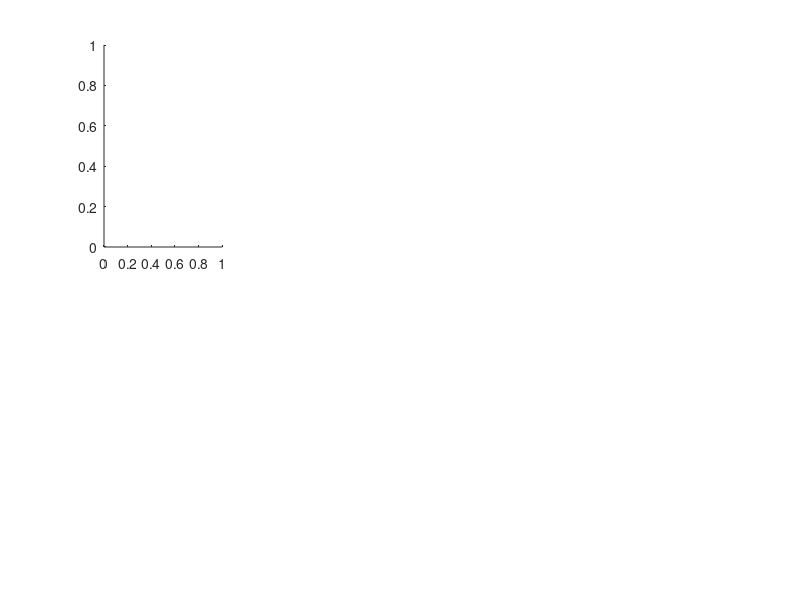

Recreate this plot in MATLAB. (Note: this script raises an error after producing the figure.)
% Analyze results of given file
%clc; clear all; close all;
addpath([genpath("/Users/jocelynornelasmunoz/Desktop/Research/structural_variants/"), ...
         genpath("/Users/jocelynornelas/iCloud Drive (Archive)/Desktop/UC Merced/Research/structural_variants/"),...
         genpath("/home/jornelasmunoz/structural_variants/")])

% files = dir("results/10000n_5k/2Lp_4Lc/");
% idx = 7;
% result_file = files(idx+3).name;
% %result_file = "results/10000n_5k/2Lp_4Lc/0.01tau_500gamma_RESULTS.mat";
% result_file = "results/10000n_5k/2Lp_4Lc/0.1tau_500gamma_RESULTS.mat";
% result_file = "results/10000n_5k/2Lp_4Lc/1tau_500gamma_RESULTS.mat";
% result_file = "results/10000n_5k/2Lp_4Lc/10.1tau_500gamma_RESULTS.mat";
% result_file = "results/10000n_5k/2Lp_4Lc/100tau_500gamma_RESULTS.mat";
% result_file = "results/10000n_5k/2Lp_4Lc/1000tau_500gamma_RESULTS.mat";

% load(result_file)
% disp(result_file)

%save results
% sub_folder = char(fileparts(result_file));
% fig_folder = strcat('figs/',sub_folder(6:end));
% if ~exist(fig_folder, 'dir')
%     disp('Making folder');disp(fig_folder)
%     mkdir(fig_folder)
%end
%save_path = sprintf(strcat(fig_folder,'/%stau_%sgamma_RESULTS.mat'), num2str(tau), num2str(gamma));
%save(save_path)
%%
%-------------------------------------------------------------------------
% ---------------------  Sparsity - i.e. nonzeros ------------------------
%-------------------------------------------------------------------------
% [y_St,x_St] = sparsity_search(fhatSPIRAL);
% [y_Nt,x_Nt] = sparsity_search(fhatNEBULA);
% [y_Sp,x_Sp] = sparsity_search(fhatSPIRAL_p);
% [y_Np,x_Np] = sparsity_search(fhatNEBULA_p);
% [y_Sc,x_Sc] = sparsity_search(fhatSPIRAL_c);
% [y_Nc,x_Nc] = sparsity_search(fhatNEBULA_c);
% 
% [y_T,x_T] = sparsity_search(f_true);
% [y_P,x_P] = sparsity_search(f_p);
% [y_C,x_C] = sparsity_search(f_c);
% 
% figure('Position', [500 500 1500 400])
% 
% subplot(1,3,1);
% loglog(x_T,y_T,'--'); hold on; 
% loglog(x_Nt,y_Nt,'-', 'LineWidth',1); 
% loglog(x_St,y_St,'-', 'LineWidth',1); hold off
% %xlabel('Threshold','FontSize',16); 
% ylabel('Nonzero count','FontSize',16);
% title({'Total Signal Sparsity'},'FontSize',16);
% legend('Truth','NEBULA', 'SPIRAL', 'FontSize',14, 'Location','southwest');
% ylim([0, 10^4]);
% 
% subplot(1,3,2);
% loglog(x_P,y_P,'--'); hold on; 
% loglog(x_Sp,y_Sp,'-', 'LineWidth',1);
% loglog(x_Np,y_Np,'-', 'LineWidth',1); hold off;
% xlabel('Threshold','FontSize',16); %ylabel('Nonzero count','FontSize',16);
% title({'Parent Signal Sparsity'},'FontSize',16);
% legend('Truth','NEBULA', 'SPIRAL', 'FontSize',14, 'Location','southwest');
% ylim([0, 10^4])
% 
% subplot(1,3,3);
% loglog(x_C,y_C,'--'); hold on; 
% loglog(x_Sc,y_Sc,'-', 'LineWidth',1);
% loglog(x_Nc,y_Nc,'-', 'LineWidth',1); hold off;
% %xlabel('Threshold','FontSize',16); ylabel('Nonzero count','FontSize',16);
% title({'Child Signal Sparsity'},'FontSize',16);
% legend('Truth','NEBULA', 'SPIRAL', 'FontSize',14, 'Location','southwest');
% ylim([0, 10^4])

%-------------------------------------------------------------------------
%            ROC curves
%-------------------------------------------------------------------------
% overall plot
figure('Position', [500 500 1500 400])
subplot(2,4,1);
plot(X_nt,Y_nt, '-r', 'LineWidth',2); hold on
plot(X_st, Y_st, '--b', 'LineWidth',1.5);
legend(strcat('NEBULA = ', num2str(AUC_nt)), strcat('SPIRAL  = ', num2str(AUC_st)), 'FontSize',14, 'Location', 'southeast');
xlabel('False Positive Rate','FontSize',16); ylabel('True Positive Rate','FontSize',16);
title({'ROC Curves for total reconstruction',['\tau = ' num2str(tau),...
    ' \gamma = ' num2str(gamma)]},'FontSize',16)


%parent reconstruction - homozygous
subplot(2,4,2);
plot(X_np_2,Y_np_2, '-r', 'LineWidth',2); hold on
plot(X_sp_2, Y_sp_2, '--b', 'LineWidth',1.5);
legend(strcat('NEBULA = ', num2str(AUC_np_2)), strcat('SPIRAL  = ', num2str(AUC_sp_2)), 'FontSize',14, 'Location', 'southeast');
xlabel('False Positive Rate','FontSize',16); ylabel('True Positive Rate','FontSize',16);
title({'ROC Curves for parent reconstruction - homozygous',['\tau = ' num2str(tau),...
    ' \gamma = ' num2str(gamma)]},'FontSize',16)

%child reconstruction - inherited homozygous
subplot(2,4,3);
plot(X_nc_2h,Y_nc_2h, '-r', 'LineWidth',2); hold on
plot(X_sc_2h, Y_sc_2h, '--b', 'LineWidth',1.5);
legend(strcat('NEBULA = ', num2str(AUC_nc_2h)), strcat('SPIRAL  = ', num2str(AUC_sc_2h)), 'FontSize',14, 'Location', 'southeast');
xlabel('False Positive Rate','FontSize',16); ylabel('True Positive Rate','FontSize',16);
title({'ROC Curves for child reconstruction - inherited homozygous',['\tau = ' num2str(tau),...
    ' \gamma = ' num2str(gamma)]},'FontSize',16)

%child reconstruction - novel homozygous
subplot(2,4,4);
plot(X_nc_2n,Y_nc_2n, '-r', 'LineWidth',2); hold on
plot(X_sc_2n, Y_sc_2n, '--b', 'LineWidth',1.5);
legend(strcat('NEBULA = ', num2str(AUC_nc_2n)), strcat('SPIRAL  = ', num2str(AUC_sc_2n)), 'FontSize',14, 'Location', 'southeast');
xlabel('False Positive Rate','FontSize',16); ylabel('True Positive Rate','FontSize',16);
title({'ROC Curves for child reconstruction - novel homozygous',['\tau = ' num2str(tau),...
    ' \gamma = ' num2str(gamma)]},'FontSize',16)

%parent reconstruction - heterozygous
subplot(2,4,6);
plot(X_np_1,Y_np_1, '-r', 'LineWidth',2); hold on
plot(X_sp_1, Y_sp_1, '--b', 'LineWidth',1.5);
legend(strcat('NEBULA = ', num2str(AUC_np_1)), strcat('SPIRAL  = ', num2str(AUC_sp_1)), 'FontSize',14, 'Location', 'southeast');
xlabel('False Positive Rate','FontSize',16); ylabel('True Positive Rate','FontSize',16);
title({'ROC Curves for parent reconstruction - heterozygous',['\tau = ' num2str(tau),...
    ' \gamma = ' num2str(gamma)]},'FontSize',16)

%child reconstruction - inherited heterozygous
subplot(2,4,7);
plot(X_nc_1h,Y_nc_1h, '-r', 'LineWidth',2); hold on
plot(X_sc_1h, Y_sc_1h, '--b', 'LineWidth',1.5);
legend(strcat('NEBULA = ', num2str(AUC_nc_1h)), strcat('SPIRAL  = ', num2str(AUC_sc_1h)), 'FontSize',14, 'Location', 'southeast');
xlabel('False Positive Rate','FontSize',16); ylabel('True Positive Rate','FontSize',16);
title({'ROC Curves for child reconstruction - inherited heterozygous',['\tau = ' num2str(tau),...
    ' \gamma = ' num2str(gamma)]},'FontSize',16)

%child reconstruction - novel heterozygous
subplot(2,4,8);
plot(X_nc_1n,Y_nc_1n, '-r', 'LineWidth',2); hold on
plot(X_sc_1n, Y_sc_1n, '--b', 'LineWidth',1.5);
legend(strcat('NEBULA = ', num2str(AUC_nc_1n)), strcat('SPIRAL  = ', num2str(AUC_sc_1n)), 'FontSize',14, 'Location', 'southeast');
xlabel('False Positive Rate','FontSize',16); ylabel('True Positive Rate','FontSize',16);
title({'ROC Curves for child reconstruction - novel heterozygous',['\tau = ' num2str(tau),...
    ' \gamma = ' num2str(gamma)]},'FontSize',16)
%-------------------------------------------------------------------------
%------------------   Precision-Recall Curves  ---------------------------
%-------------------------------------------------------------------------
% total reconstruction
[p_N,r_N,no_skill_N,th_N] = compute_precision_recall(f_true,fhatNEBULA);
[p_S,r_S,no_skill_S,th_S] = compute_precision_recall(f_true,fhatSPIRAL);

% parent reconstruction -- homogeneous (2) and heterogeneous(1)
[p_Np_2,r_Np_2,no_skill_Np_2,th_Np_2] = compute_precision_recall(z_p,fhatNEBULA_zp);
[p_Np_1,r_Np_1,no_skill_Np_1,th_Np_1] = compute_precision_recall(y_p,fhatNEBULA_zp);
[p_Sp_2,r_Sp_2,no_skill_Sp_2,th_Sp_2] = compute_precision_recall(z_p,fhatSPIRAL_zp);
[p_Sp_1,r_Sp_1,no_skill_Sp_1,th_Sp_1] = compute_precision_recall(y_p,fhatSPIRAL_yp);

% child reconstruction -- inherited
[p_Nc_2h,r_Nc_2h,no_skill_Nc_2h,th_Nc_2h] = compute_precision_recall(z_h,fhatNEBULA_zh);
[p_Nc_1h,r_Nc_1h,no_skill_Nc_1h,th_Nc_1h] = compute_precision_recall(y_h,fhatNEBULA_yh);
[p_Sc_2h,r_Sc_2h,no_skill_Sc_2h,th_Sc_2h] = compute_precision_recall(z_h,fhatSPIRAL_zh);
[p_Sc_1h,r_Sc_1h,no_skill_Sc_1h,th_Sc_1h] = compute_precision_recall(y_h,fhatSPIRAL_yh);

% child reconstruction -- novel
[p_Nc_2n,r_Nc_2n,no_skill_Nc_2n,th_Nc_2n] = compute_precision_recall(z_n,fhatNEBULA_zn);
[p_Nc_1n,r_Nc_1n,no_skill_Nc_1n,th_Nc_1n] = compute_precision_recall(y_n,fhatNEBULA_yn);
[p_Sc_2n,r_Sc_2n,no_skill_Sc_2n,th_Sc_2n] = compute_precision_recall(z_n,fhatSPIRAL_zn);
[p_Sc_1n,r_Sc_1n,no_skill_Sc_1n,th_Sc_1n] = compute_precision_recall(y_n,fhatSPIRAL_yn);


figure('Position', [500 500 1500 400])
% total reconstruction
subplot(2,4,1);
plot([r_N;0],[p_N;1],'LineWidth',1); hold on;
plot([r_S;0],[p_S;1],'LineWidth',1);
plot([0;1], [no_skill_N;no_skill_N], '--r'); hold off
title({'Total Signal Precision-Recall'},'FontSize',16);
legend('NEBULA', 'SPIRAL','No Skill', 'FontSize',14, 'Location','southwest');
ylabel('Precision','FontSize',16)

% parent - homozygous
subplot(2,4,2);
plot([r_Np_2;0],[p_Np_2,;1],'LineWidth',1); hold on;
plot([r_Sp_2;0],[p_Sp_2;1],'LineWidth',1);
plot([0;1], [no_skill_Np_2;no_skill_Np_2], '--r'); hold off
title({'Homozygous Parent Signal Precision-Recall'},'FontSize',16);
legend('NEBULA', 'SPIRAL','No Skill', 'FontSize',14, 'Location','southwest');
xlabel('Recall','FontSize',16)

% parent - heterozygous
subplot(2,4,6);
plot([r_Np_1;0],[p_Np_1,;1],'LineWidth',1); hold on;
plot([r_Sp_1;0],[p_Sp_1;1],'LineWidth',1);
plot([0;1], [no_skill_Np_2;no_skill_Np_2], '--r'); hold off
title({'Heterozygous Parent Signal Precision-Recall'},'FontSize',16);
legend('NEBULA', 'SPIRAL','No Skill', 'FontSize',14, 'Location','southwest');
xlabel('Recall','FontSize',16)

% child - homozygous
subplot(2,4,3);
plot([r_Nc_2h;0],[p_Nc_2h;1],'LineWidth',1); hold on;
plot([r_Sc_2h;0],[p_Sc_2h;1],'LineWidth',1);
plot([0;1], [no_skill_Nc_2h;no_skill_Nc_2h], '--r'); hold off
title({'Inherited Homozygous Child Signal Precision-Recall'},'FontSize',16);
legend('NEBULA', 'SPIRAL','No Skill', 'FontSize',14, 'Location','southwest');

subplot(2,4,4);
plot([r_Nc_2n;0],[p_Nc_2n;1],'LineWidth',1); hold on;
plot([r_Sc_2n;0],[p_Sc_2n;1],'LineWidth',1);
plot([0;1], [no_skill_Nc_2n;no_skill_Nc_2n], '--r'); hold off
title({'Novel Homozygous Child Signal Precision-Recall'},'FontSize',16);
legend('NEBULA', 'SPIRAL','No Skill', 'FontSize',14, 'Location','southwest');

% child - heterozygous
subplot(2,4,7);
plot([r_Nc_1h;0],[p_Nc_1h;1],'LineWidth',1); hold on;
plot([r_Sc_1h;0],[p_Sc_1h;1],'LineWidth',1);
plot([0;1], [no_skill_Nc_1h;no_skill_Nc_1h], '--r'); hold off
title({'Inherited Heterozygous Child Signal Precision-Recall'},'FontSize',16);
legend('NEBULA', 'SPIRAL','No Skill', 'FontSize',14, 'Location','southwest');

subplot(2,4,8);
plot([r_Nc_1n;0],[p_Nc_1n;1],'LineWidth',1); hold on;
plot([r_Sc_1n;0],[p_Sc_1n;1],'LineWidth',1);
plot([0;1], [no_skill_Nc_1n;no_skill_Nc_1n], '--r'); hold off
title({'Novel Heterozygous Child Signal Precision-Recall'},'FontSize',16);
legend('NEBULA', 'SPIRAL','No Skill', 'FontSize',14, 'Location','southwest');

%-------------------------------------------------------------------------
%-------------------------------------------------------------------------
%-------------------------------------------------------------------------
% order [tau, gamma, AUC_nt, AUC_st, AUC_np, AUC_sp, AUC_nc, AUC_sc];
% params_AUCs = reshape(params_AUCs, 6*6,8);
% params_AUCs = params_AUCs(params_AUCs(:,1) == tau,:);
% %params_AUCs(params_AUCs ~=0);
%params_AUCs = reshape(params_AUCs, length(params_AUCs)/8,8);

% figure()
% scatter(params_AUCs(:,3),params_AUCs(:,4),25, 'k');hold on
% scatter(params_AUCs(:,5),params_AUCs(:,6),25, 'r');
% scatter(params_AUCs(:,7),params_AUCs(:,8),25, 'b');
% plot([0.5,1],[0.5,1], '--'); hold off
% xlabel('NEBULA'); ylabel('SPIRAL')
% legend('Total signal', 'Parent signal', 'Child signal', 'Location','southeast','FontSize',14);
% title('ROC AUC comparison between NEBULA and SPIRAL','FontSize',16)
% 
% figure
% h = heatmap(params_AUCs(:,3:end),'FontSize',13);
% h.YDisplayLabels = string(params_AUCs(:,2));
% h.XDisplayLabels = ["N_{total}", "S_{total}", "N_{parent}", "S_{parent}", "N_{child}", "S_{child}"];
% h.Title = strcat('ROC AUC comparisons for \tau = ', num2str(tau));